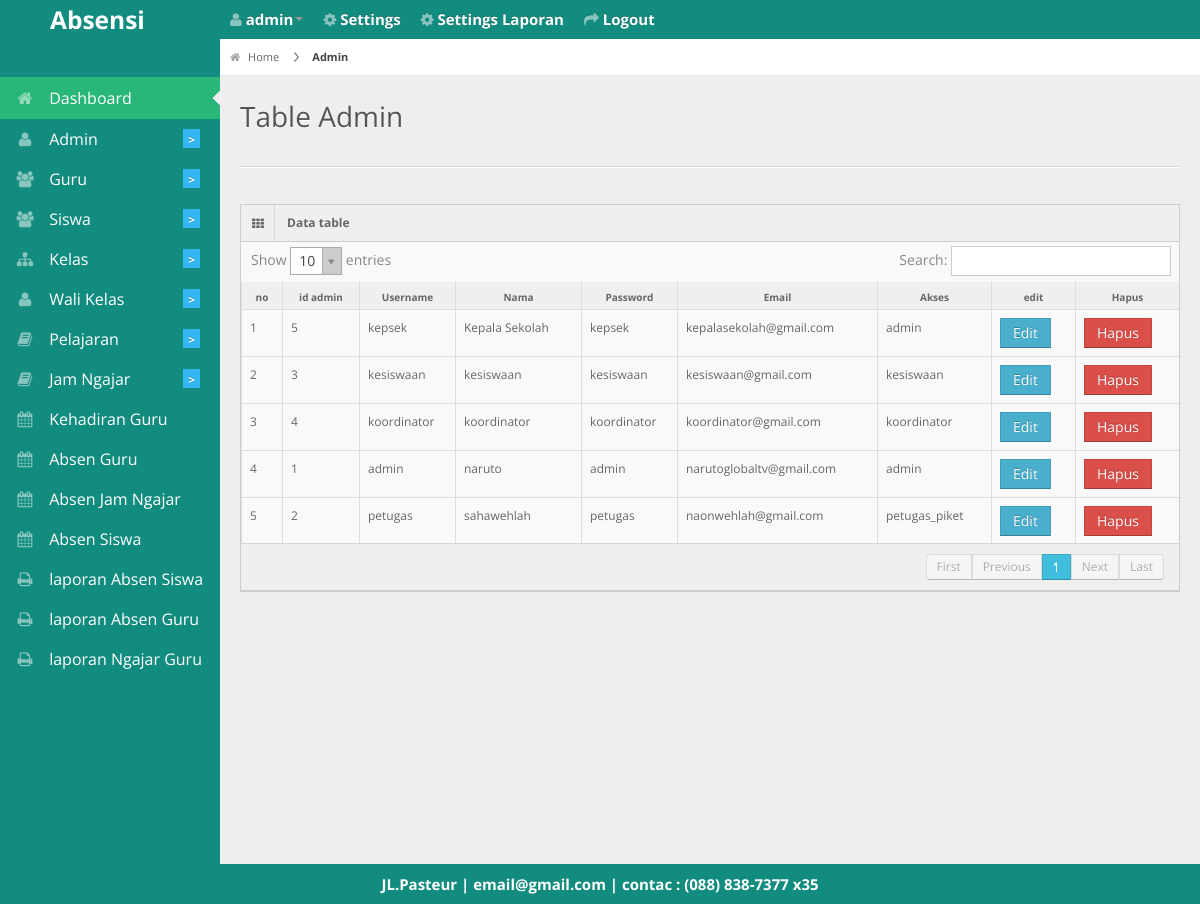
Page /admin/tableadmin.php (signed in) on the committed database.
### tables this page shows
CREATE TABLE `user` (
  `id_user` int(11) NOT NULL,
  `username` varchar(15) NOT NULL,
  `password` varchar(15) NOT NULL,
  `nama` varchar(30) NOT NULL,
  `email` varchar(50) NOT NULL,
  `akses` varchar(15) NOT NULL
);

CREATE TABLE `biodata` (
  `id_biodata` int(11) NOT NULL,
  `nama_sekolah` varchar(255) NOT NULL,
  `alamat` varchar(255) NOT NULL,
  `photo` varchar(255) NOT NULL,
  `email` varchar(255) NOT NULL,
  `telepon` varchar(20) NOT NULL,
  `kota` varchar(50) NOT NULL
);

### admin/tableadmin.php (the view, shortened to what this page needs)
<?php
 include '../db/koneksi.php';
 include '../layout/header.php'; ?>
<div id="content">
  <div id="content-header">
    <div id="breadcrumb"> <a href="http://localhost/absensi2/<?php echo $_SESSION['akses']; ?>/" title="Go to Home" class="tip-bottom"><i class="icon-home"></i> Home</a>
      <a href="http://localhost/absensi2/admin/admin" class="current">Admin</a> </div>
    <h1>Table Admin</h1>
  </div>
  <div class="container-fluid">
    <hr>
    <div class="row-fluid">
      <div class="span12">
        <div class="widget-box">
          <div class="widget-title"> <span class="icon"><i class="icon-th"></i></span>
            <h5>Data table</h5>
          </div>
          <div class="widget-content nopadding">
            <table class="table table-bordered data-table">
              <thead>
                <tr>
                  <th>no</th>
                  <th>id admin</th>
                  <th>Username</th>
                  <th>Nama</th>
                  <th>Password</th>
                  <th>Email</th>
                  <th>Akses</th>
                  <th>edit</th>
                  <th>Hapus</th>
              </tr>
              </thead>
              <tbody>
                <?php
                $query_tampil=mysqli_query($konek,"select * from user ORDER BY nama");
                $no=1; while ($data=mysqli_fetch_array($query_tampil)) {
                 ?>
                <tr class="gradeX">
                  <td><?php echo $no; ?></td>
                  <td><?php echo $data['id_user']; ?></td>
                  <td><?php echo $data['username']; ?></td>
                  <td><?php echo $data['nama']?></td>
                  <td><?php echo $data['password']; ?></td>
                  <td><?php echo $data['email']; ?></td>
                  <td><?php echo $data['akses']; ?></td>
                  <td><a href="http://localhost/absensi2/admin/admin/edit/<?PHP echo $data['id_user']?>"class="btn btn-info">Edit</a></td>
                  <td><a href="http://localhost/absensi2/admin/admin/hapus/<?PHP echo $data['id_user']?>"class="btn btn-danger">Hapus</a></td>
                </tr>
                <?php $no++; } ?>
              </tbody>
            </table>
          </div>
        </div>
      </div>
    </div>
  </div>
</div>
<?php include '../layout/footer.php'; ?>

### layout/header.php (shortened to what this page needs)
<?php $query_header=mysqli_query($konek,"SELECT * FROM biodata");
  $header_photo=mysqli_fetch_array($query_header);
 ?>
<!DOCTYPE html>
<html lang="en">
<head>
<?php $actual_link = 'http://'.$_SERVER['HTTP_HOST'].$_SERVER['PHP_SELF'];
  if ($actual_link=="http://localhost/absensi2/admin/index.php" or $actual_link=="http://localhost/absensi2/petugas_piket/index.php") {
?>
<link rel="stylesheet" href="http://localhost/absensi2/css/bootstrap.min.css" />
<link rel="stylesheet" href="http://localhost/absensi2/css/bootstrap-responsive.min.css" />
<link rel="stylesheet" href="http://localhost/absensi2/css/fullcalendar.css" />
<link rel="stylesheet" href="http://localhost/absensi2/css/matrix-style.css" />
<link rel="stylesheet" href="http://localhost/absensi2/css/matrix-media.css" />
<link href="http://localhost/absensi2/font-awesome/css/font-awesome.css" rel="stylesheet" />
<link href='http://fonts.googleapis.com/css?family=Open+Sans:400,700,800' rel='stylesheet' type='text/css'>
<?php }else{
  if ($actual_link=="http://localhost/absensi2/petugas_piket/tableguru.php" or $actual_link=="http://localhost/absensi2/petugas_piket/tablesiswa.php"
    or $actual_link=="http://localhost/absensi2/siswa/index.php"
  or $actual_link=="http://localhost/absensi2/petugas_piket/tablejamngajar.php") { ?>
    <link rel="stylesheet" href="http://localhost/absensi2/css/bootstrap2.min.css" />
  <?PHP }else{?>
  <link rel="stylesheet" href="http://localhost/absensi2/css/bootstrap.min.css" />
 <?PHP } ?>
  <link rel="stylesheet" href="http://localhost/absensi2/css/bootstrap-responsive.min.css" />
  <link rel="stylesheet" href="http://localhost/absensi2/css/uniform.css" />
  <link rel="stylesheet" href="http://localhost/absensi2/css/select2.css" />
  <link rel="stylesheet" href="http://localhost/absensi2/css/matrix-style.css" />
  <link rel="stylesheet" href="http://localhost/absensi2/css/matrix-media.css" />
<link rel="stylesheet" href="http://localhost/absensi2/css/colorpicker.css" />
<link rel="stylesheet" href="http://localhost/absensi2/css/datepicker.css" />
  <link href="http://localhost/absensi2/font-awesome/css/font-awesome.css" rel="stylesheet" />
<?PHP } ?>
</head>
<body>
<div id="header">
  <h3 style="margin-left:50px;">
    <a href="http://localhost/absensi2/<?PHP ECHO $_SESSION['akses']; ?>/"style="
    color: #fff;
">Absensi</a>
  </h3>
</div>
<div id="user-nav" class="navbar navbar-inverse">
  <ul class="nav">
    <li  class="dropdown" id="profile-messages" >
    <a title="" href="#" data-toggle="dropdown" data-target="#profile-messages" class="dropdown-toggle"style="
    color: #fff;
"><i class="icon icon-user"></i>
      <span class="text"><b> <?php echo $_SESSION['username']; ?></b></span><b class="caret"></b>
    </a>
    </li>
    <?php if ($_SESSION['akses']=='admin') {?>
    <li class=""><a title="Biodata Sekolah" href="http://localhost/absensi2/admin/setting"style="color: #fff;"><i class="icon icon-cog"></i> <span class="text"><b>Settings</b></span></a></li>
    <li class=""><a title="Biodata Sekolah" href="http://localhost/absensi2/admin/settinglaporan"style="color: #fff;"><i class="icon icon-cog"></i> <span class="text"><b>Settings Laporan</b></span></a></li>
    <?php } ?>
    <li class=""><a title="" href="http://localhost/absensi2/logout.php?id=<?PHP echo $_SESSION['id_user']; ?>"style="
    color: #fff;
"><i class="icon icon-share-alt"></i> <span class="text"><b>Logout</b></span></a></li>
  </ul>
</div>
<div id="sidebar"><a href="#" class="visible-phone"><i class="icon icon-home"></i> Dashboard</a>
  <ul>
    <li class="active"><a href="http://localhost/absensi2/<?PHP echo $_SESSION['akses']; ?>/">
    <i class="icon icon-home"></i> <span>Dashboard</span></a> </li>
    <?php if ($_SESSION['akses']=='admin') {?>
    <li class="submenu"> <a href="#"><i class="icon-user"></i> <span>Admin</span><span class="label label-important">></span></a>
    </li>
    <li class="submenu"> <a href="#"><i class="icon-group"></i> <span>Guru</span> <span class="label label-important">></span></a>
    </li>
    <li class="submenu"> <a href="#"><i class="icon-group"></i> <span>Siswa</span> <span class="label label-important">></span></a>
    </li>
    <li class="submenu"> <a href="#"><i class="icon-sitemap"></i> <span>Kelas</span> <span class="label label-important">></span></a>
    </li>
    <li class="submenu"> <a href="#"><i class="icon-user"></i> <span>Wali Kelas</span> <span class="label label-important">></span></a>
    </li>
    <li class="submenu"> <a href="#"><i class="icon-book"></i> <span>Pelajaran</span> <span class="label label-important">></span></a>
    </li>
    <li class="submenu"> <a href="#"><i class="icon-book"></i> <span>Jam Ngajar</span> <span class="label label-important">></span></a>
    </li>
     <li> <a href="http://localhost/absensi2/petugas_piket/hadir"><i class="icon-calendar"></i> <span>Kehadiran Guru</span> </a></li>
    <li> <a href="http://localhost/absensi2/petugas_piket/guru"><i class="icon-calendar"></i> <span>Absen Guru</span> </a></li>
    <li> <a href="http://localhost/absensi2/petugas_piket/jamngajar"><i class="icon-calendar"></i> <span>Absen Jam Ngajar</span> </a></li>
    <li> <a href="http://localhost/absensi2/petugas_piket/siswa"><i class="icon-calendar"></i> <span>Absen Siswa</span> </a></li>
    <li> <a href="http://localhost/absensi2/kesiswaan/laporan"><i class="icon-print"></i> <span>laporan Absen Siswa</span> </a></li>
    <li> <a href="http://localhost/absensi2/koordinator/laporanabsen"><i class="icon-print"></i> <span>laporan Absen Guru</span> </a></li>
    <li> <a href="http://localhost/absensi2/koordinator/laporanngajar"><i class="icon-print"></i> <span>laporan Ngajar Guru</span> </a></li>
    <?PHP }else if($_SESSION['akses']=='petugas_piket'){?>
      <li> <a href="http://localhost/absensi2/petugas_piket/guru"><i class="icon-calendar"></i> <span>Guru</span> </a></li>
      <li> <a href="http://localhost/absensi2/petugas_piket/jamngajar"><i class="icon-calendar"></i> <span>Jam Ngajar</span> </a></li>
      <li> <a href="http://localhost/absensi2/petugas_piket/siswa"><i class="icon-calendar"></i> <span>Siswa</span> </a></li>
    <?PHP }else if($_SESSION['akses']=='kesiswaan'){ ?>
      <li> <a href="http://localhost/absensi2/kesiswaan/laporan"><i class="icon-print"></i> <span>laporan</span> </a></li>
    <?php }else if($_SESSION['akses']=='koordinator'){ ?>
      <li> <a href="http://localhost/absensi2/koordinator/laporanabsen"><i class="icon-print"></i> <span>laporan Absen</span> </a></li>
      <li> <a href="http://localhost/absensi2/koordinator/laporanngajar"><i class="icon-print"></i> <span>laporan Ngajar</span> </a></li>
    <?php }else if($_SESSION['akses']=='wali_kelas'){ ?>
      <li> <a href="http://localhost/absensi2/wali_kelas/laporan"><i class="icon-print"></i> <span>laporan</span> </a></li>
    <?php } ?>
  </ul>
</div>

### layout/footer.php (shortened to what this page needs)
<div class="row-fluid">
  <div id="footer" class="span12"style="
    color: #fff;
    font-weight: bold;
    font-size: 15px;
">
     <?php echo "$header_photo[alamat] | $header_photo[email] | contac : $header_photo[telepon]"; ?> </div>
</div>
</body>
</html>

### css/matrix-media.css (style rules this page uses)
body { background: #128C7E; }
#header { background-color: #128C7E; margin-top:10px; }
#sidebar > ul > li.active { background-color: #28b779; border-bottom: 1px solid #28b779; border-top: 1px solid #28b779; }
#sidebar > ul > li.active a { color:#fff; text-decoration:none; }
#sidebar > ul > li > a > .label { background-color:#34B7F1; }

### rows in the picture
user: id_user "5", username "kepsek", nama "Kepala Sekolah", password "kepsek", email "kepalasekolah@gmail.com", akses "admin"
user: id_user "3", username "kesiswaan", nama "kesiswaan", password "kesiswaan", email "kesiswaan@gmail.com", akses "kesiswaan"
user: id_user "4", username "koordinator", nama "koordinator", password "koordinator", email "koordinator@gmail.com", akses "koordinator"
user: id_user "1", username "admin", nama "naruto", password "admin", email "narutoglobaltv@gmail.com", akses "admin"
user: id_user "2", username "petugas", nama "sahawehlah", password "petugas", email "naonwehlah@gmail.com", akses "petugas_piket"
biodata: alamat "JL.Pasteur", email "email@gmail.com", telepon "(088) 838-7377 x35"

### other values in the picture
$_SESSION['username'] "admin"
